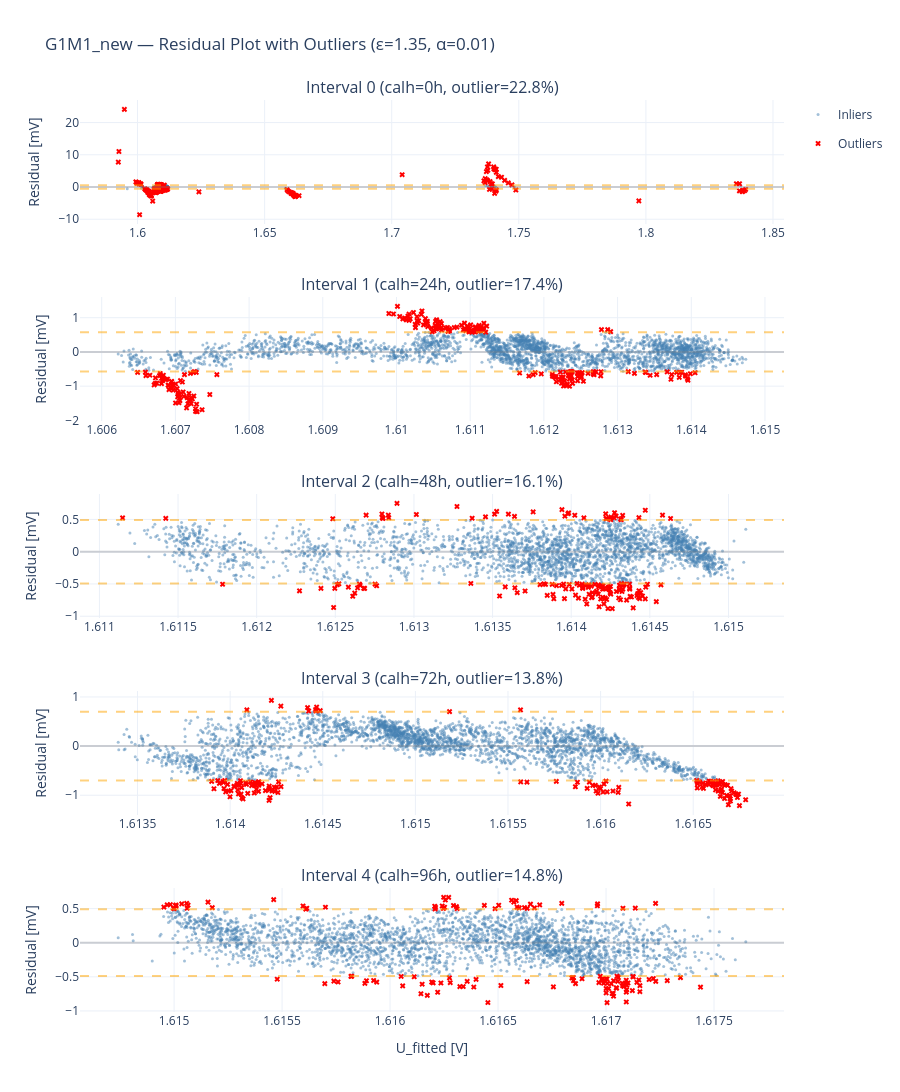

Source (notebook cell):
### Markdown cell above
## 5. Residual Plot with Outlier Highlighting

Visualize residuals vs fitted values to see outlier pattern.

### Code cell
# ── Residual plot ──
fig = make_subplots(
    rows=len(intervals_to_plot), cols=1,
    subplot_titles=[f"Interval {idx} (calh={rel.loc[idx, 'calh']:.0f}h, outlier={rel.loc[idx, 'outlier_pct']:.1f}%)" 
                    for idx in intervals_to_plot],
    vertical_spacing=0.08,
)

for i, idx in enumerate(intervals_to_plot):
    # Get interval metadata from reliable results
    row_meta = rel.loc[idx]
    if isinstance(row_meta, pd.DataFrame):
        row_meta = row_meta.iloc[0]

    day_since_install = row_meta.get("day_since_install", np.nan)

    if pd.isna(day_since_install):
        day_since_install = row_meta["calh"] / 24.0

    current_day = urc_inspect.installation_time + pd.Timedelta(days=float(day_since_install))
    interval_end = current_day + pd.Timedelta(days=urc_inspect.len_interval)

    # Slice original preprocessed data in the same time window as model fitting
    interval_data = urc_inspect.data.query("@current_day <= index <= @interval_end")

    if interval_data.empty:
        continue

    # Get coefficients
    c1, c2, c3, c4, c5 = [row_meta[f"c{j}"] for j in range(1, 6)]

    # Build features exactly like training
    X, _ = urc_inspect._prepare_matrices(interval_data)

    # Compute fitted voltage in physical unit [V]
    U_ocv = -8.2975e-4 * interval_data["temperature"].values + 1.24965
    U_fitted = urc_inspect.scaler_U.unscale(c1 * X[:, 0] + c2 * X[:, 1] + c3 * X[:, 2] + c4 * X[:, 3] + c5) + U_ocv

    # Actual voltage in physical unit [V]
    U_actual = interval_data["voltage"].values
    
    # Compute residuals and identify outliers
    residuals = U_fitted - U_actual
    abs_res = np.abs(residuals)
    median_abs_res = np.median(abs_res)
    f_scale = eps_inspect * median_abs_res / 0.6745
    outlier_mask = abs_res > (eps_inspect * f_scale)
    
    # Plot inlier residuals
    fig.add_trace(go.Scatter(
        x=U_fitted[~outlier_mask],
        y=residuals[~outlier_mask] * 1000,  # mV
        mode="markers",
        marker=dict(size=3, color="steelblue", opacity=0.5),
        name="Inliers" if i == 0 else None,
        legendgroup="inliers",
        showlegend=(i == 0),
    ), row=i+1, col=1)
    
    # Plot outlier residuals
    if outlier_mask.sum() > 0:
        fig.add_trace(go.Scatter(
            x=U_fitted[outlier_mask],
            y=residuals[outlier_mask] * 1000,
            mode="markers",
            marker=dict(size=5, color="red", symbol="x"),
            name="Outliers" if i == 0 else None,
            legendgroup="outliers",
            showlegend=(i == 0),
        ), row=i+1, col=1)
    
    # Add threshold lines
    threshold = eps_inspect * f_scale * 1000  # mV
    fig.add_hline(y=threshold, line_dash="dash", line_color="orange", opacity=0.5,
                  row=i+1, col=1)
    fig.add_hline(y=-threshold, line_dash="dash", line_color="orange", opacity=0.5,
                  row=i+1, col=1)
    fig.add_hline(y=0, line_color="gray", opacity=0.3, row=i+1, col=1)
    
    # Update axes
    fig.update_xaxes(title_text="U_fitted [V]" if i == len(intervals_to_plot)-1 else "",
                     row=i+1, col=1)
    fig.update_yaxes(title_text="Residual [mV]", row=i+1, col=1)

fig.update_layout(
    title=f"{extracted_name} — Residual Plot with Outliers (ε={eps_inspect}, α={alpha_inspect})",
    height=280 * len(intervals_to_plot),
    template="plotly_white",
)
fig.show()

### Figure 1 — Plotly figure (JSON) as saved in the notebook; plotly's stock layout.template omitted (floating-point values rounded to 4 significant figures; data arrays with more than 128 entries replaced by an {"elided": "..."} marker saying what was removed)
{"data": [{"legendgroup": "inliers", "marker": {"color": "steelblue", "opacity": 0.5, "size": 3}, "mode": "markers", "name": "Inliers", "showlegend": true, "type": "scatter", "x": {"elided": "2121 float values"}, "xaxis": "x", "y": {"elided": "2121 float values"}, "yaxis": "y"}, {"legendgroup": "outliers", "marker": {"color": "red", "size": 5, "symbol": "x"}, "mode": "markers", "name": "Outliers", "showlegend": true, "type": "scatter", "x": {"elided": "320 float values"}, "xaxis": "x", "y": {"elided": "320 float values"}, "yaxis": "y"}, {"legendgroup": "inliers", "marker": {"color": "steelblue", "opacity": 0.5, "size": 3}, "mode": "markers", "showlegend": false, "type": "scatter", "x": {"elided": "2554 float values"}, "xaxis": "x2", "y": {"elided": "2554 float values"}, "yaxis": "y2"}, {"legendgroup": "outliers", "marker": {"color": "red", "size": 5, "symbol": "x"}, "mode": "markers", "showlegend": false, "type": "scatter", "x": {"elided": "228 float values"}, "xaxis": "x2", "y": {"elided": "228 float values"}, "yaxis": "y2"}, {"legendgroup": "inliers", "marker": {"color": "steelblue", "opacity": 0.5, "size": 3}, "mode": "markers", "showlegend": false, "type": "scatter", "x": {"elided": "2724 float values"}, "xaxis": "x3", "y": {"elided": "2724 float values"}, "yaxis": "y3"}, {"legendgroup": "outliers", "marker": {"color": "red", "size": 5, "symbol": "x"}, "mode": "markers", "showlegend": false, "type": "scatter", "x": {"elided": "157 float values"}, "xaxis": "x3", "y": {"elided": "157 float values"}, "yaxis": "y3"}, {"legendgroup": "inliers", "marker": {"color": "steelblue", "opacity": 0.5, "size": 3}, "mode": "markers", "showlegend": false, "type": "scatter", "x": {"elided": "2738 float values"}, "xaxis": "x4", "y": {"elided": "2738 float values"}, "yaxis": "y4"}, {"legendgroup": "outliers", "marker": {"color": "red", "size": 5, "symbol": "x"}, "mode": "markers", "showlegend": false, "type": "scatter", "x": {"elided": "143 float values"}, "xaxis": "x4", "y": {"elided": "143 float values"}, "yaxis": "y4"}, {"legendgroup": "inliers", "marker": {"color": "steelblue", "opacity": 0.5, "size": 3}, "mode": "markers", "showlegend": false, "type": "scatter", "x": {"elided": "2749 float values"}, "xaxis": "x5", "y": {"elided": "2749 float values"}, "yaxis": "y5"}, {"legendgroup": "outliers", "marker": {"color": "red", "size": 5, "symbol": "x"}, "mode": "markers", "showlegend": false, "type": "scatter", "x": {"elided": "132 float values"}, "xaxis": "x5", "y": {"elided": "132 float values"}, "yaxis": "y5"}], "layout": {"annotations": [{"font": {"size": 16}, "showarrow": false, "text": "Interval 0 (calh=0h, outlier=22.8%)", "x": 0.5, "xanchor": "center", "xref": "paper", "y": 1.0, "yanchor": "bottom", "yref": "paper"}, {"font": {"size": 16}, "showarrow": false, "text": "Interval 1 (calh=24h, outlier=17.4%)", "x": 0.5, "xanchor": "center", "xref": "paper", "y": 0.784, "yanchor": "bottom", "yref": "paper"}, {"font": {"size": 16}, "showarrow": false, "text": "Interval 2 (calh=48h, outlier=16.1%)", "x": 0.5, "xanchor": "center", "xref": "paper", "y": 0.568, "yanchor": "bottom", "yref": "paper"}, {"font": {"size": 16}, "showarrow": false, "text": "Interval 3 (calh=72h, outlier=13.8%)", "x": 0.5, "xanchor": "center", "xref": "paper", "y": 0.352, "yanchor": "bottom", "yref": "paper"}, {"font": {"size": 16}, "showarrow": false, "text": "Interval 4 (calh=96h, outlier=14.8%)", "x": 0.5, "xanchor": "center", "xref": "paper", "y": 0.136, "yanchor": "bottom", "yref": "paper"}], "height": 1400, "shapes": [{"line": {"color": "orange", "dash": "dash"}, "opacity": 0.5, "type": "line", "x0": 0, "x1": 1, "xref": "x domain", "y0": 0.5493, "y1": 0.5493, "yref": "y"}, {"line": {"color": "orange", "dash": "dash"}, "opacity": 0.5, "type": "line", "x0": 0, "x1": 1, "xref": "x domain", "y0": -0.5493, "y1": -0.5493, "yref": "y"}, {"line": {"color": "gray"}, "opacity": 0.3, "type": "line", "x0": 0, "x1": 1, "xref": "x domain", "y0": 0, "y1": 0, "yref": "y"}, {"line": {"color": "orange", "dash": "dash"}, "opacity": 0.5, "type": "line", "x0": 0, "x1": 1, "xref": "x2 domain", "y0": 0.574, "y1": 0.574, "yref": "y2"}, {"line": {"color": "orange", "dash": "dash"}, "opacity": 0.5, "type": "line", "x0": 0, "x1": 1, "xref": "x2 domain", "y0": -0.574, "y1": -0.574, "yref": "y2"}, {"line": {"color": "gray"}, "opacity": 0.3, "type": "line", "x0": 0, "x1": 1, "xref": "x2 domain", "y0": 0, "y1": 0, "yref": "y2"}, {"line": {"color": "orange", "dash": "dash"}, "opacity": 0.5, "type": "line", "x0": 0, "x1": 1, "xref": "x3 domain", "y0": 0.4913, "y1": 0.4913, "yref": "y3"}, {"line": {"color": "orange", "dash": "dash"}, "opacity": 0.5, "type": "line", "x0": 0, "x1": 1, "xref": "x3 domain", "y0": -0.4913, "y1": -0.4913, "yref": "y3"}, {"line": {"color": "gray"}, "opacity": 0.3, "type": "line", "x0": 0, "x1": 1, "xref": "x3 domain", "y0": 0, "y1": 0, "yref": "y3"}, {"line": {"color": "orange", "dash": "dash"}, "opacity": 0.5, "type": "line", "x0": 0, "x1": 1, "xref": "x4 domain", "y0": 0.6974, "y1": 0.6974, "yref": "y4"}, {"line": {"color": "orange", "dash": "dash"}, "opacity": 0.5, "type": "line", "x0": 0, "x1": 1, "xref": "x4 domain", "y0": -0.6974, "y1": -0.6974, "yref": "y4"}, {"line": {"color": "gray"}, "opacity": 0.3, "type": "line", "x0": 0, "x1": 1, "xref": "x4 domain", "y0": 0, "y1": 0, "yref": "y4"}, {"line": {"color": "orange", "dash": "dash"}, "opacity": 0.5, "type": "line", "x0": 0, "x1": 1, "xref": "x5 domain", "y0": 0.4895, "y1": 0.4895, "yref": "y5"}, {"line": {"color": "orange", "dash": "dash"}, "opacity": 0.5, "type": "line", "x0": 0, "x1": 1, "xref": "x5 domain", "y0": -0.4895, "y1": -0.4895, "yref": "y5"}, {"line": {"color": "gray"}, "opacity": 0.3, "type": "line", "x0": 0, "x1": 1, "xref": "x5 domain", "y0": 0, "y1": 0, "yref": "y5"}], "title": {"text": "G1M1_new — Residual Plot with Outliers (ε=1.35, α=0.01)"}, "xaxis": {"anchor": "y", "domain": [0, 1], "title": {"text": ""}}, "xaxis2": {"anchor": "y2", "domain": [0, 1], "title": {"text": ""}}, "xaxis3": {"anchor": "y3", "domain": [0, 1], "title": {"text": ""}}, "xaxis4": {"anchor": "y4", "domain": [0, 1], "title": {"text": ""}}, "xaxis5": {"anchor": "y5", "domain": [0, 1], "title": {"text": "U_fitted [V]"}}, "yaxis": {"anchor": "x", "domain": [0.864, 1.0], "title": {"text": "Residual [mV]"}}, "yaxis2": {"anchor": "x2", "domain": [0.648, 0.784], "title": {"text": "Residual [mV]"}}, "yaxis3": {"anchor": "x3", "domain": [0.432, 0.568], "title": {"text": "Residual [mV]"}}, "yaxis4": {"anchor": "x4", "domain": [0.216, 0.352], "title": {"text": "Residual [mV]"}}, "yaxis5": {"anchor": "x5", "domain": [0, 0.136], "title": {"text": "Residual [mV]"}}}}
